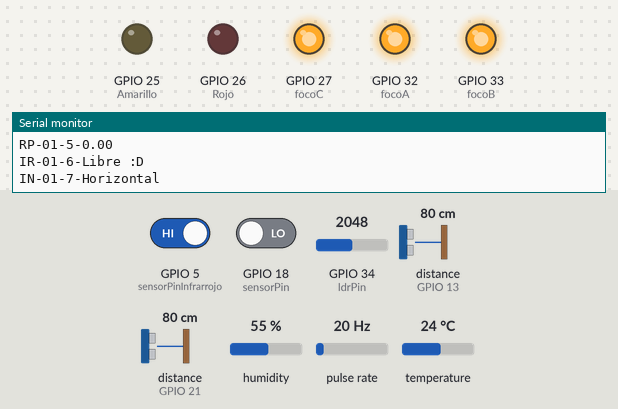
Recording of a sketch running on a simulated ESP32. Shown: output pins drawn as LEDs (lit = HIGH), the last lines printed to the serial monitor. Wiring (inferred from the names in the program): 2 × ultrasonic range finder: trigger GPIO 12, echo GPIO 13 / trigger GPIO 23, echo GPIO 21; pulse sensor: data GPIO 19. The test bench sets the inputs (shaded band); at power-on: distance to the obstacle (sensors on GPIO 21, GPIO 13) 80 cm, GPIO 34 (ldrPin) = 2048, GPIO 5 (sensorPinInfrarrojo) HIGH, GPIO 18 (sensorPin) LOW, humidity 55 %, pulse rate 20 Hz, temperature 24 °C. The echo pulse lasts 58.3 µs per cm; pins used as bus, display or sensor lines are not drawn.

Above: at 1.2 s.
1.3 s: distance to the obstacle (sensor on GPIO 21) set to 24 cm
7.2 s: distance to the obstacle (sensor on GPIO 21) set to 20 cm
At 13.3 s:
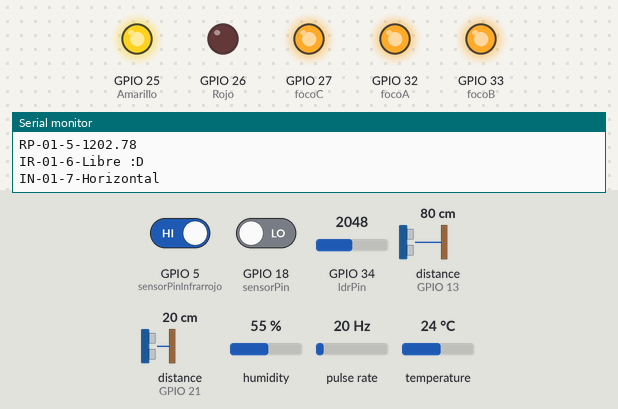
13.6 s: GPIO 34 (ldrPin) set to 884
19.3 s: GPIO 34 (ldrPin) set to 759
At 25.3 s:
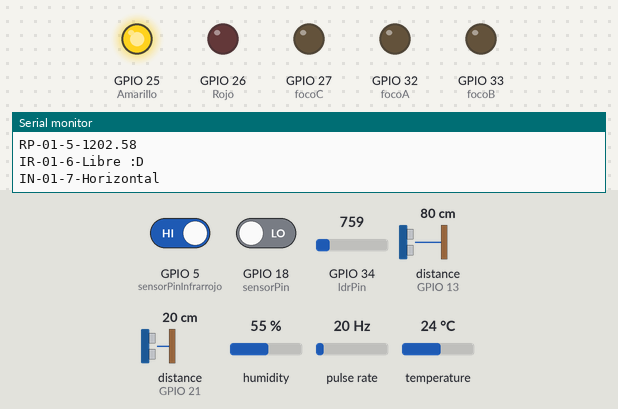
25.6 s: distance to the obstacle (sensor on GPIO 21) set to 13 cm
31.4 s: distance to the obstacle (sensor on GPIO 21) set to 10 cm
At 37.1 s:
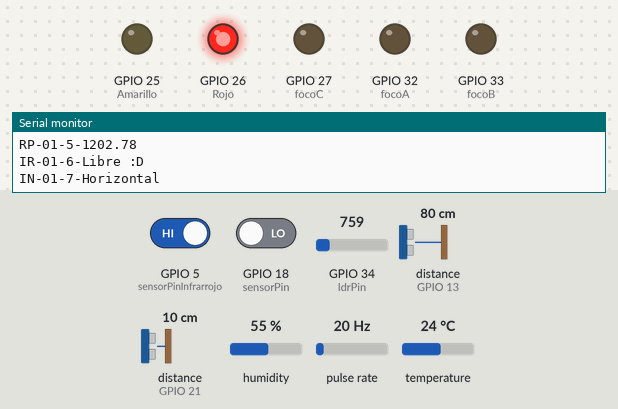
Timing chart, 0 to 38.6 s (numbered marks = the images above; inputs shaded):
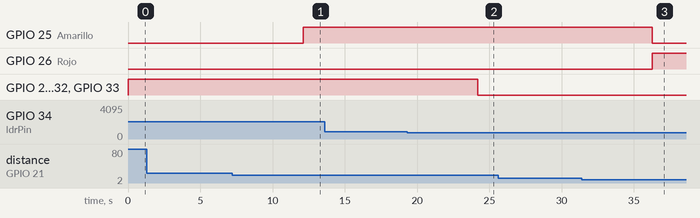

The sketch:

sensorPrueba.ino
```cpp
#include "DHT.h"
#include <WiFi.h>
#include <HTTPClient.h>

#define DHTPIN 22 // original  14
#define DHTTYPE DHT11
DHT dht(DHTPIN, DHTTYPE);

const int numSensores = 8;
String nombreSensor[numSensores] = {"TE", "HU", "US", "US", "FR", "RP", "IR", "IN"};
int idSensor[numSensores] = {01, 01, 02, 03, 04, 05, 06, 07};
String estacion[] = {"01"};

const int ldrPin = 34;
int pinTriggerUS1 = 12; // los originales son 23     // ESTE ES DEL DE ADELANTE
int pinEchoUS1 = 13; // original -> 21               // ESTE ES DEL DE ADELANTE
int pinTriggerUS2 = 23 ; // original -> 12           // ESTE ES DEL DE ATRÁS
int pinEchoUS2 = 21 ; // original -> 13              // ESTE ES DEL DE ATRÁS
const int sensorPin = 18; // pin inclinación
const int sensorPinRPM = 19;
const int sensorPinInfrarrojo = 5;
int Rojo = 26;
int Amarillo = 25;
int focoA = 32;
int focoB = 33;
int focoC = 27; // 35

long duration, distance, duration1, distance1;
unsigned long tiempoAnterior = 0;
volatile int contadorPulsos = 0;
float rpm;
int umbral = 500;
int vInfrarrojo = 0;
int datoRecibido = 0;

void setup() {
  Serial.begin(115200);

  pinMode(Amarillo, OUTPUT);
  pinMode(Rojo, OUTPUT);
  pinMode(focoA, OUTPUT);
  pinMode(focoB, OUTPUT);
  pinMode(focoC, OUTPUT);
  pinMode(pinTriggerUS1, OUTPUT);
  pinMode(pinEchoUS1, INPUT);
  pinMode(pinTriggerUS2, OUTPUT);
  pinMode(pinEchoUS2, INPUT);
  pinMode(sensorPin, INPUT);
  pinMode(sensorPinRPM, INPUT);
  pinMode(ldrPin, INPUT);
  pinMode(sensorPinInfrarrojo, INPUT);

  attachInterrupt(digitalPinToInterrupt(sensorPinRPM), contarPulsos, RISING);
  tiempoAnterior = millis();
  dht.begin();
}

void loop() {
  if (Serial.available() > 0)
  {
    datoRecibido = Serial.parseInt();
  }

  float h = dht.readHumidity();
  float t = dht.readTemperature();

  String disp, disp1;
  int sensorValue;
  String ver, hor;
  float percentage;

  digitalWrite(pinTriggerUS1, LOW);
  delayMicroseconds(10);
  digitalWrite(pinTriggerUS1, HIGH);
  delayMicroseconds(10);
  digitalWrite(pinTriggerUS1, LOW);

  duration = pulseIn(pinEchoUS1, HIGH);
  distance = 17 * duration / 1000;
  disp = String(distance);

  digitalWrite(pinTriggerUS2, LOW);
  delayMicroseconds(10);
  digitalWrite(pinTriggerUS2, HIGH);
  delayMicroseconds(10);
  digitalWrite(pinTriggerUS2, LOW);

  duration1 = pulseIn(pinEchoUS2, HIGH);
  distance1 = 17 * duration1 / 1000;
  disp1 = String(distance1);

  if (distance1 > 21) {
    digitalWrite(Amarillo, LOW);
    digitalWrite(Rojo, LOW);
  } else if (distance1 <= 20 && distance1 > 11) {
    digitalWrite(Amarillo, HIGH);
    digitalWrite(Rojo, LOW);
  } else if (distance1 <= 10) {
    digitalWrite(Amarillo, LOW);
    digitalWrite(Rojo, HIGH);
  }

  sensorValue = digitalRead(sensorPin);
  ver = String("Inclinado");
  hor = String("Horizontal");
  String obstaculo;
  int valorLDR = analogRead(ldrPin);
  const int ldrMin = 0;
  const int ldrMax = 4095;
  int porcentajeLDR = map(valorLDR, ldrMin, ldrMax, 0, 100);
  int status;

  if (datoRecibido == 1) {
    status = 1;
    digitalWrite(focoA, HIGH);
    digitalWrite(focoB, HIGH);
    digitalWrite(focoC, HIGH);
  } else {
    if (porcentajeLDR < 20)
    {
      status= 0;
      digitalWrite(focoA, LOW);
      digitalWrite(focoB, LOW); //LOW
      digitalWrite(focoC, LOW);
    } else
   {
      status = 1;
      digitalWrite(focoA, HIGH);
      digitalWrite(focoB, HIGH);
      digitalWrite(focoC, HIGH);
    }
  }

  unsigned long tiempoActual = millis();
  unsigned long tiempoTranscurrido = tiempoActual - tiempoAnterior;

  if (tiempoTranscurrido >= 1000) {
    detachInterrupt(digitalPinToInterrupt(sensorPinRPM));
    rpm = (contadorPulsos * 60.0) / (tiempoTranscurrido / 1000.0);
    contadorPulsos = 0;
    tiempoAnterior = tiempoActual;
    attachInterrupt(digitalPinToInterrupt(sensorPinRPM), contarPulsos, RISING);
  }

  vInfrarrojo = digitalRead(sensorPinInfrarrojo);
  if (vInfrarrojo == LOW) {
    obstaculo = String("Obstaculo detectado");
  } else {
    obstaculo = String("Libre :D");
  }
  Serial.println();

  for (int i = 0; i < numSensores; i++) {
    int sensorCode = 0;
    if (nombreSensor[i] == "TE") {
      sensorCode = 1;
    } else if (nombreSensor[i] == "HU") {
      sensorCode = 2;
    } else if (nombreSensor[i] == "US") {
      if (idSensor[i] == 2) {
        sensorCode = 3;
      } else {
        sensorCode = 4;
      }
    }  else if (nombreSensor[i] == "FR") {
      sensorCode = 5;
    } else if (nombreSensor[i] == "RP") {
      sensorCode = 6;
    } else if (nombreSensor[i] == "IR") {
      sensorCode = 7;
      } else if (nombreSensor[i] == "IN") {
      sensorCode = 8;
    }

    switch (sensorCode) {
      case 1:
        Serial.println(nombreSensor[i] + "-" + estacion[0] + "-" + idSensor[i] + "-" + (t)); // SENSOR TEMPERATURA
        break;
      case 2:
        Serial.println(nombreSensor[i] + "-" + estacion[0] + "-" + idSensor[i] + "-" + (h)); // SENSOR HUMEDAD
        break;
      case 3:
        Serial.println(nombreSensor[i] + "-" + estacion[0] + "-" + idSensor[i] + "-" + (disp)); // SENSOR DISTANCIA 1
        break;
      case 4:
        Serial.println(nombreSensor[i] + "-" + estacion[0] + "-" + idSensor[i] + "-" + (disp1)); // SENSOR DISTANCIA 2, EL DE ATRÁS CON LOS LEDS
        break;
      case 5:
        if (datoRecibido == 1)
        {
        Serial.println(nombreSensor[i] + "-" + estacion[0] + "-" + idSensor[i] + "-" + (porcentajeLDR)); // SENSOR FOTORESISTENCIA CON EL FOCO ENCENDIDO
        Serial.println(nombreSensor[i] + "-" + estacion[0] + "-" + idSensor[i] + "-" + status);
        } else if (datoRecibido == 0)
        {
        Serial.println(nombreSensor[i] + "-" + estacion[0] + "-" + idSensor[i] + "-" + (porcentajeLDR));  // SENSOR FOTORESISTENCIA CON EL FOCO ENCENDIDO
        Serial.println(nombreSensor[i] + "-" + estacion[0] + "-" + idSensor[i] + "-" + status);
        }
        break;
      case 6:
        Serial.println(nombreSensor[i] + "-" + estacion[0] + "-" + idSensor[i] + "-" + (rpm)); // SENSOR RPM
        break;
      case 7:
        Serial.println(nombreSensor[i] + "-" + estacion[0] + "-" + idSensor[i] + "-" + (obstaculo)); // SENSOR OBSTACULOS (INFRAROJO)
        break;
      case 8:
        if (sensorValue == HIGH) {
          Serial.println(nombreSensor[i] + "-" + estacion[0] + "-" + idSensor[i] + "-" + (ver)); // SENSOR INCLINACION
        } else {
          Serial.println(nombreSensor[i] + "-" + estacion[0] + "-" + idSensor[i] + "-" + (hor)); // SENSOR INCLINACION
        }
        break;
      default:
        Serial.println("Caso no manejado");
        break;
    }
  }
  delay(6000);
}

void contarPulsos() {
  contadorPulsos++;
}
```

Measured:
- the behaviour switches between 22 and 21 cm on distance to the obstacle (sensor on GPIO 21) (found by bisection; images 0 and 1)
- the behaviour switches between 819 and 818 on GPIO 34 (ldrPin) (found by bisection; images 1 and 2)
- the behaviour switches between 12 and 11 cm on distance to the obstacle (sensor on GPIO 21) (found by bisection; images 2 and 3)
- after the input at 7.2 s, GPIO 25 (Amarillo): LOW → HIGH after 4.9 s
- after the input at 19.3 s, GPIO 27 (focoC), GPIO 32 (focoA), GPIO 33 (focoB): HIGH → LOW after 4.9 s
- after the input at 31.4 s, GPIO 25 (Amarillo): HIGH → LOW after 4.9 s; GPIO 26 (Rojo): LOW → HIGH after 4.9 s
